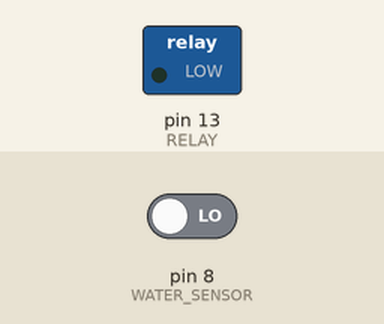
Simulated run of this sketch. Board: Arduino Uno, built with avr-gcc and run on an emulated ATmega328P. Parts: switched loads named in the sketch (green lamp = pin HIGH). The test bench sets the inputs (shaded band); at power-on: pin 8 (WATER_SENSOR) LOW.

Above: at 1.2 s.
1.3 s: pin 8 (WATER_SENSOR) driven HIGH
At 2.2 s:
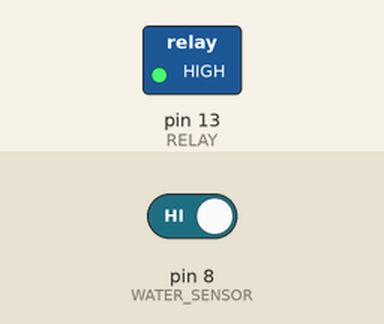
Timing chart, 0 to 4.3 s (numbered marks = the images above; inputs shaded):
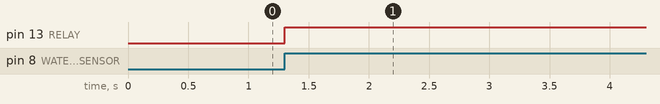

The sketch:

swamp3.ino
```cpp
int WATER_SENSOR = 8;
int RELAY = 13;

void setup() {
  // put your setup code here, to run once:
  pinMode(WATER_SENSOR, INPUT);
  pinMode(RELAY, OUTPUT);
  pinMode(LED_BUILTIN, OUTPUT);
  //Serial.begin(250000);
}

void loop() {
  // put your main code here, to run repeatedly:
  //Serial.println(digitalRead(WATER_SENSOR));
  if (digitalRead(WATER_SENSOR) == HIGH) {
    digitalWrite(RELAY, HIGH);
    digitalWrite(LED_BUILTIN, HIGH);
    delay(10000);
  } else {
    digitalWrite(RELAY, LOW);
    digitalWrite(LED_BUILTIN, LOW);
  }
}
```

Measured:
- after the input at 1.3 s, pin 13 (RELAY): LOW → HIGH at once
